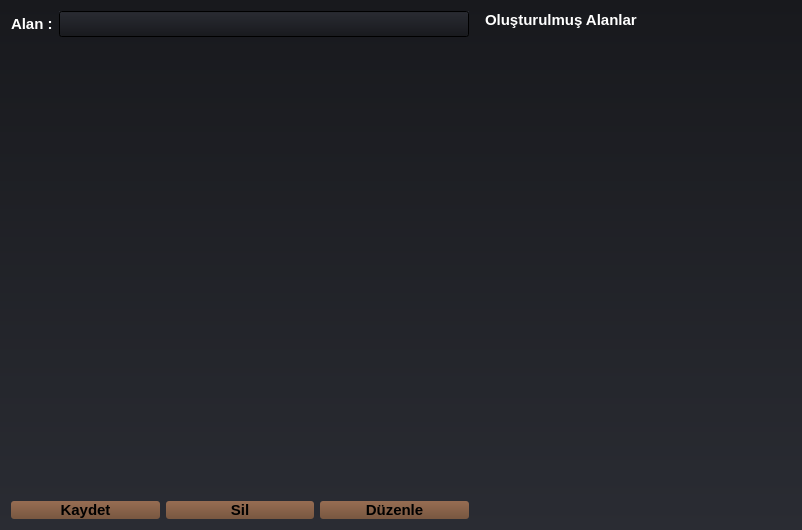
<?xml version="1.0" encoding="UTF-8"?>
<ui version="4.0">
 <class>Form</class>
 <widget class="QWidget" name="Form">
  <property name="geometry">
   <rect>
    <x>0</x>
    <y>0</y>
    <width>802</width>
    <height>530</height>
   </rect>
  </property>
  <property name="font">
   <font>
    <pointsize>11</pointsize>
    <weight>75</weight>
    <bold>true</bold>
   </font>
  </property>
  <property name="windowTitle">
   <string>Form</string>
  </property>
  <property name="styleSheet">
   <string notr="true">/*Copyright (c) DevSec Studio. All rights reserved.

MIT License

Permission is hereby granted, free of charge, to any person obtaining a copy
of this software and associated documentation files (the &quot;Software&quot;), to deal
in the Software without restriction, including without limitation the rights
to use, copy, modify, merge, publish, distribute, sublicense, and/or sell
copies of the Software, and to permit persons to whom the Software is
furnished to do so, subject to the following conditions:

The above copyright notice and this permission notice shall be included in all
copies or substantial portions of the Software.

THE SOFTWARE IS PROVIDED *AS IS*, WITHOUT WARRANTY OF ANY KIND, EXPRESS OR
IMPLIED, INCLUDING BUT NOT LIMITED TO THE WARRANTIES OF MERCHANTABILITY,
FITNESS FOR A PARTICULAR PURPOSE AND NONINFRINGEMENT. IN NO EVENT SHALL THE
AUTHORS OR COPYRIGHT HOLDERS BE LIABLE FOR ANY CLAIM, DAMAGES OR OTHER
LIABILITY, WHETHER IN AN ACTION OF CONTRACT, TORT OR OTHERWISE, ARISING FROM,
OUT OF OR IN CONNECTION WITH THE SOFTWARE OR THE USE OR OTHER DEALINGS IN THE SOFTWARE.
*/

/*-----QWidget-----*/
QWidget
{
	background-color: qlineargradient(spread:repeat, x1:1, y1:0, x2:1, y2:1, stop:0 rgba(24, 25, 29, 255),stop:1 rgba(42, 44, 51, 255));
	color: #000000;
	border-color: #000000;

}


/*-----QLabel-----*/
QLabel
{
	background-color: transparent;
	color: #ffffff;

}

/*-----QListWidget-----*/
QListWidget
{
	background-color: transparent;
	color: #ffffff;

}


QLabel::disabled
{
	background-color: transparent;
	color: gray;

}


/*-----QMenuBar-----*/
QMenuBar
{
	background-color: qlineargradient(spread:repeat, x1:1, y1:0, x2:1, y2:1, stop:0 rgba(42, 44, 51, 255), stop:1 rgba(24, 25, 29, 255));
	color: #eee;
	border-color: #000000;

}


/*-----QLineEdit-----*/
QLineEdit
{
	
	background-color: qlineargradient(spread:repeat, x1:1, y1:0, x2:1, y2:1, stop:0 rgba(42, 44, 51, 255), stop:1 rgba(24, 25, 29, 255));
	color: #eee;
	border-color: #000000;
	

}






QMenuBar::item
{
    background-color: transparent;

}


QMenuBar::item:disabled
{
    background-color: transparent;
	color: gray;

}


QMenuBar::item:selected
{
    background-color: qlineargradient(spread:repeat, x1:1, y1:0, x2:1, y2:1, stop:0 rgba(171, 129, 102, 255),stop:1 rgba(140, 107, 85, 255));

}


QMenuBar::item:pressed
{
    background-color: qlineargradient(spread:repeat, x1:1, y1:0, x2:1, y2:1, stop:0 rgba(121, 79, 52, 255),stop:1 rgba(90, 57, 35, 255));
    border: 1px solid #794f34;
    margin-bottom: -1px;
    padding-bottom: 1px;

}


/*-----QMenu-----*/
QMenu
{
    background-color: qlineargradient(spread:repeat, x1:1, y1:0, x2:1, y2:1, stop:0 rgba(24, 25, 29, 255),stop:1 rgba(42, 44, 51, 255));
    border: 1px solid;
    color: #eee;

}


QMenu::separator
{
    height: 1px;
    background-color: #000;
    color: #ffffff;
    padding-left: 4px;
    margin-left: 10px;
    margin-right: 5px;

}


QMenu::item
{
    min-width : 150px;
    padding: 3px 20px 3px 20px;

}


QMenu::item:selected
{
    background-color: qlineargradient(spread:repeat, x1:1, y1:0, x2:1, y2:1, stop:0 rgba(121, 79, 52, 255),stop:1 rgba(90, 57, 35, 255));
    color: #ffffff;

}


QMenu::item:disabled
{
    color: #262626;

}



/*-----QPushButton-----*/
QPushButton
{
	background-color: qlineargradient(spread:repeat, x1:1, y1:0, x2:1, y2:1, stop:0 rgba(151, 109, 82, 255),stop:1 rgba(120, 87, 65, 255));
	color: #000000;
	border-color: #000000;
	border-radius: 3px;

}


QPushButton::hover
{
	background-color: qlineargradient(spread:repeat, x1:1, y1:0, x2:1, y2:1, stop:0 rgba(171, 129, 102, 255),stop:1 rgba(140, 107, 85, 255));
	color: #000000;
	border-color: #000000;
	border-radius: 3px;

}


QPushButton::pressed
{
	background-color: qlineargradient(spread:repeat, x1:1, y1:0, x2:1, y2:1, stop:0 rgba(121, 79, 52, 255),stop:1 rgba(90, 57, 35, 255));
	color: #000000;
	border-color: #000000;
	border-radius: 3px;

}


QPushButton::checked
{
	background-color: qlineargradient(spread:repeat, x1:1, y1:0, x2:1, y2:1, stop:0 rgba(121, 79, 52, 255),stop:1 rgba(90, 57, 35, 255));
	color: #000000;
	border-color: #000000;
	border-radius: 3px;

}


/*-----QSlider-----*/
QSlider{
	background-color: transparent;

}


QSlider::groove:horizontal 
{
	background-color: transparent;
	height: 3px;

}


QSlider::sub-page:horizontal 
{
	background-color: qlineargradient(spread:repeat, x1:1, y1:0, x2:1, y2:1, stop:0 rgba(121, 79, 52, 255),stop:1 rgba(90, 57, 35, 255));

}


QSlider::add-page:horizontal 
{
	background-color: #666765;

}


QSlider::handle:horizontal 
{
	background-color: qlineargradient(spread:repeat, x1:1, y1:0, x2:1, y2:1, stop:0 rgba(151, 109, 82, 255),stop:1 rgba(120, 87, 65, 255));
	width: 14px;
	margin: -5px;
	border-radius: 6px;

}


QSlider::handle:horizontal:hover 
{
	background-color: qlineargradient(spread:repeat, x1:1, y1:0, x2:1, y2:1, stop:0 rgba(121, 79, 52, 255),stop:1 rgba(90, 57, 35, 255));

}


QSlider::sub-page:horizontal:disabled 
{
	background-color: #bbb;
	border-color: #999;

}


QSlider::add-page:horizontal:disabled 
{
	background-color: #eee;
	border-color: #999;

}


QSlider::handle:horizontal:disabled 
{
	background-color: #eee;
	border: 1px solid #aaa;
	border-radius: 3px;

}


/*-----QStatusBar-----*/
QStatusBar
{
	background-color: qlineargradient(spread:repeat, x1:1, y1:0, x2:1, y2:1, stop:0 rgba(42, 44, 51, 255), stop:1 rgba(24, 25, 29, 255));
	color: #eee;
	border-color: #000000;

}


</string>
  </property>
  <layout class="QGridLayout" name="gridLayout">
   <item row="0" column="0">
    <layout class="QHBoxLayout" name="horizontalLayout_2" stretch="60,0,40">
     <item>
      <layout class="QVBoxLayout" name="verticalLayout">
       <item>
        <layout class="QFormLayout" name="formLayout">
         <property name="labelAlignment">
          <set>Qt::AlignRight|Qt::AlignTrailing|Qt::AlignVCenter</set>
         </property>
         <item row="0" column="0">
          <widget class="QLabel" name="label">
           <property name="text">
            <string>Alan :</string>
           </property>
          </widget>
         </item>
         <item row="0" column="1">
          <widget class="QLineEdit" name="le_department"/>
         </item>
        </layout>
       </item>
       <item>
        <spacer name="verticalSpacer">
         <property name="orientation">
          <enum>Qt::Vertical</enum>
         </property>
         <property name="sizeHint" stdset="0">
          <size>
           <width>20</width>
           <height>40</height>
          </size>
         </property>
        </spacer>
       </item>
       <item>
        <layout class="QHBoxLayout" name="horizontalLayout">
         <item>
          <widget class="QPushButton" name="btn_save">
           <property name="text">
            <string>Kaydet</string>
           </property>
          </widget>
         </item>
         <item>
          <widget class="QPushButton" name="btn_delete">
           <property name="text">
            <string>Sil</string>
           </property>
          </widget>
         </item>
         <item>
          <widget class="QPushButton" name="btn_edit">
           <property name="text">
            <string>Düzenle</string>
           </property>
          </widget>
         </item>
        </layout>
       </item>
      </layout>
     </item>
     <item>
      <spacer name="horizontalSpacer">
       <property name="orientation">
        <enum>Qt::Horizontal</enum>
       </property>
       <property name="sizeHint" stdset="0">
        <size>
         <width>10</width>
         <height>20</height>
        </size>
       </property>
      </spacer>
     </item>
     <item>
      <layout class="QVBoxLayout" name="verticalLayout_2" stretch="0,0,10">
       <item>
        <widget class="QLabel" name="label_5">
         <property name="text">
          <string>Oluşturulmuş Alanlar</string>
         </property>
        </widget>
       </item>
       <item>
        <spacer name="verticalSpacer_2">
         <property name="orientation">
          <enum>Qt::Vertical</enum>
         </property>
         <property name="sizeHint" stdset="0">
          <size>
           <width>20</width>
           <height>40</height>
          </size>
         </property>
        </spacer>
       </item>
       <item>
        <widget class="QListWidget" name="lw_department"/>
       </item>
      </layout>
     </item>
    </layout>
   </item>
  </layout>
 </widget>
 <resources/>
 <connections/>
</ui>
